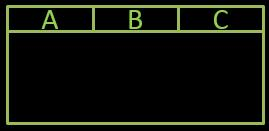
#> input picture src/gui/cmd_table.jpg, 269 x 131 px
$ python cmd_win.py
#> lines starting #> are read from the running program, lines starting #| are printed output that depends on the picture; after the words box and inside, x2 and y2 are one past the last pixel; in counts of white or black regions, pixels touching at a corner belong together
#-*-coding:UTF-8
'''
Created on 2018-10-9--2:26:53 pm
author: Gary-W
'''
import cv2

def script_path():
    import inspect, os
    this_file = inspect.getfile(inspect.currentframe())
    return os.path.abspath(os.path.dirname(this_file))

class CmdWindow:
    def __init__(self, x_offset=0, y_offset=0):
#> called with x_offset = 0, y_offset = 0
        spath = script_path()
        self.bg = cv2.imread(spath+"/cmd_table.jpg")
#> self.bg is the input picture: shape (131, 269, 3); mean B, G, R 11.5, 18.8, 16.1
        self.h = self.bg.shape[0]
#> self.h = 131
        self.w = self.bg.shape[1]
#> self.w = 269

        self.msg_log = {1:None, 2:None, 3:None}

        self.x_offset = x_offset
        self.y_offset = y_offset

        self.cur_tab = 1

    def update_tab(self, msg, tab_id=1):
        try:
            assert tab_id in [1,2,3]
            self.msg_log[tab_id] = msg
        except:
            print("invalid input")

    def switch_tab(self, tab_id):
        try:
            assert tab_id in [1,2,3]
            self.update_displayer()
        except:
            print("invalid input")

    def update_displayer(self):
        for i in [1,2,3]:
            if self.cur_tab == i and self.msg_log[i]:
                cmd_lines = self.msg_log[i].split("\n")
                if len(cmd_lines) > 4:
                    cmd_lines = cmd_lines[:4]
                for i in range(len(cmd_lines)):
                    cv2.putText(self.bg, "%s" % cmd_lines[i][:24], (15,50+20*i), cv2.FONT_HERSHEY_DUPLEX, 0.4,(96,209,160),thickness=1)
                break
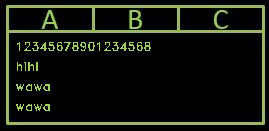
#> self.bg: shape (131, 269, 3); 2.07% of pixels changed, all inside (x1, y1, x2, y2) = (16, 42, 151, 111)

    def clear(self,tab=None):
        if tab == 1 or tab == 2 or tab == 3:
            self.msg_log[tab] = None
        else:
            self.msg_log = {1:None, 2:None, 3:None}

        self.bg[34:120,10:260,:] = 0

    def getKey(self,x, y):
        x -= self.x_offset
        y -= self.y_offset
        if (11 < x < 90) and (9 < y < 28):
            return 1
        elif (97 < x < 175) and (9 < y < 28):
            return 2
        elif (182 < x < 27) and (9 < y < 28):
            return 3
        else:
            return 0

if __name__=="__main__":
    c = CmdWindow(0,0)
    c.update_tab("12345678901234568\nhihi\nwawa\nwawa\nwawa")
    c.update_displayer()
    cv2.imshow("win", c.bg)
    cv2.waitKey(0)

$ run again, with src/gui/plam.jpg copied over src/gui/cmd_table.jpg
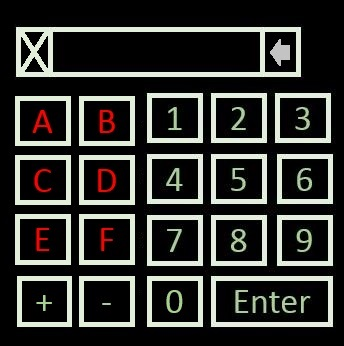
#> input picture src/gui/plam.jpg, 344 x 346 px
#> in __init__, self.bg is the input picture: shape (346, 344, 3); mean B, G, R 47.7, 50.9, 50.2
#> after the loop in update_displayer, `for i in [1,2,3]:`:
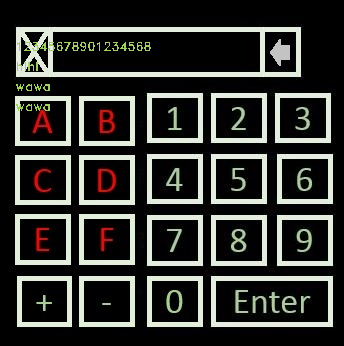
#> self.bg: shape (346, 344, 3); 0.61% of pixels changed, all inside (x1, y1, x2, y2) = (16, 42, 151, 111)
